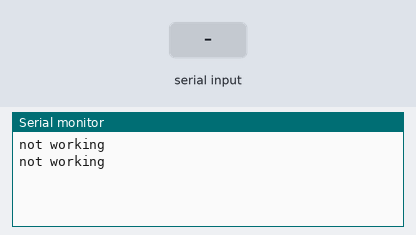
Recording of a sketch running on a simulated Arduino Uno, built with avr-gcc and run on an emulated ATmega328P. On the bench: the last lines printed to the serial monitor. Inputs (shaded band) come from the test bench.

Above: at 1.2 s.
1.3 s: "1" received over Serial
At 2.8 s:
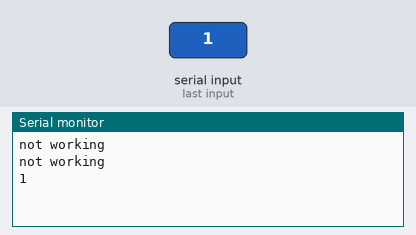
4.3 s: "0" received over Serial
At 5.5 s:
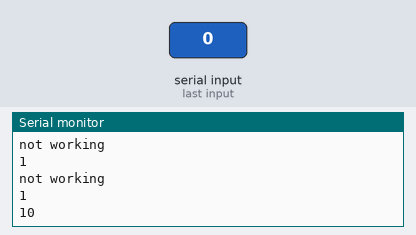
5.8 s: "2" received over Serial
At 6.8 s:
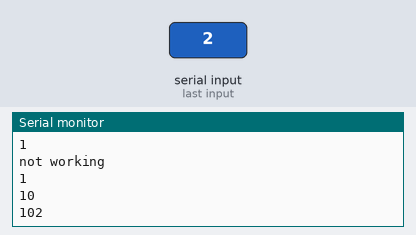
Timing chart, 0 to 8.8 s (numbered marks = the images above; inputs shaded):
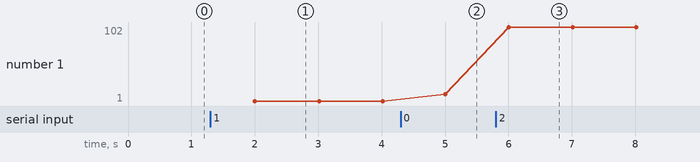

The sketch:

Serial_Arduino_Pi.ino
```cpp
char dataString[50] = {0};
int a =0;
char receivedData;
String entireMessage;

void setup() {
Serial.begin(9600);              //Starting serial communication
}

void loop() {
  /*
  a++;                          // a value increase every loop
  Serial.println(a);            // send the value a over serial
  delay(1000);                  // pause for 1 second
  */

  /* If there is data in the serial buffer, reads data and appends it to string.
      Else tells Pi it is not working */
  if (Serial.available() > 0) {
    receivedData = Serial.read();
    entireMessage += receivedData;
  }
  else {
    Serial.println("not working");
  }
  Serial.println(entireMessage);  // Sends string to serial TX and back to Pi
  delay(1000);
}
```

Measured:
- after the input at 1.3 s, the serial monitor: prints a new line after 0.70 s (image 1)
- after the input at 4.3 s, the serial monitor: prints a new line after 0.70 s (image 2)
- after the input at 5.8 s, the serial monitor: prints a new line after 0.20 s (image 3)
- plotted number 1: 1 → 10 after the input at 4.3 s, 10 → 102 after the input at 5.8 s
